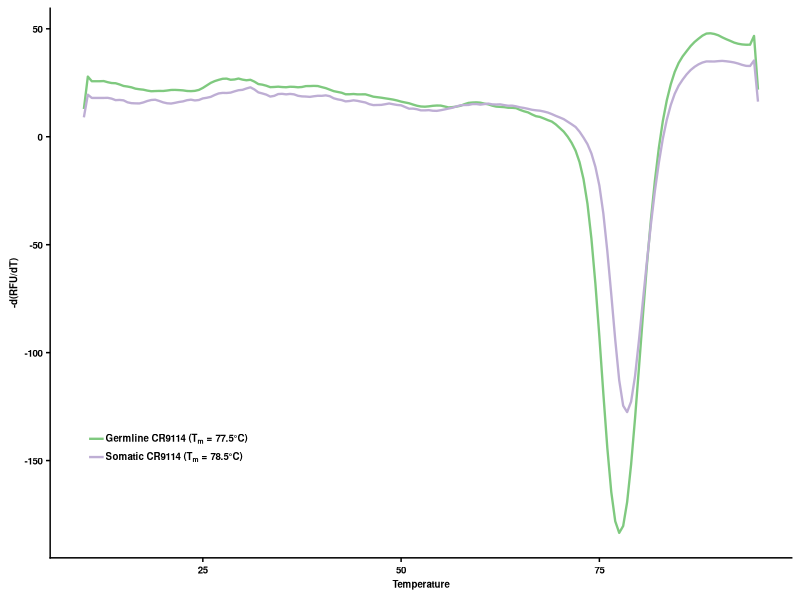

This chart was generated by the following R code:
#R code for Delta Thermal-shift Mos99 variants
library(ggplot2)
library(scales)
library(RColorBrewer)
library(readr)
library(tidyr)
library(data.table)
library(reshape)
library(stringr)
library(dplyr)
require(cowplot)

jitter <- position_jitter(width = 0.2, height = 0.1)

Ab_levels <- c('GL','WT')
df <- read_csv('data/CR9114_thermal_shift.csv') %>%
        mutate(Ab=factor(Ab,levels=Ab_levels))
colorscale  <- c(brewer.pal(8,"Accent"))
textsize <- 7
p <- ggplot() +
        geom_line(data=df, aes(x=Temperature,y=mean,color=Ab), linewidth=0.8) +
  scale_color_manual(values=colorscale, labels=c(bquote(bold("Germline CR9114" ~ '('*T[m]*' = 77.5°C)')),
                                                 bquote(bold("Somatic CR9114" ~ '('*T[m]*' = 78.5°C)')))) +
  theme_cowplot(12) +
  theme(plot.title=element_blank(),
        plot.background = element_rect(fill = "white"),
	axis.title.x=element_text(size=textsize,face="bold",hjust=0.5),
        axis.title.y=element_text(size=textsize,face="bold",vjust=0.5),
        axis.text.x=element_text(size=textsize,face="bold"),
	axis.text.y=element_text(size=textsize,face="bold"),
	legend.title=element_blank(),
        legend.text=element_text(size=textsize,face="bold", margin = margin(r = 0, l = 0, t=-4, b=-4)),
        legend.position=c(0.05,0.2))+
  labs(y=expression(bold('-d(RFU/dT)')),x=expression(bold('Temperature')))
ggsave('graph/thermal_shift.png',p,height=2,width=3, bg='white')
